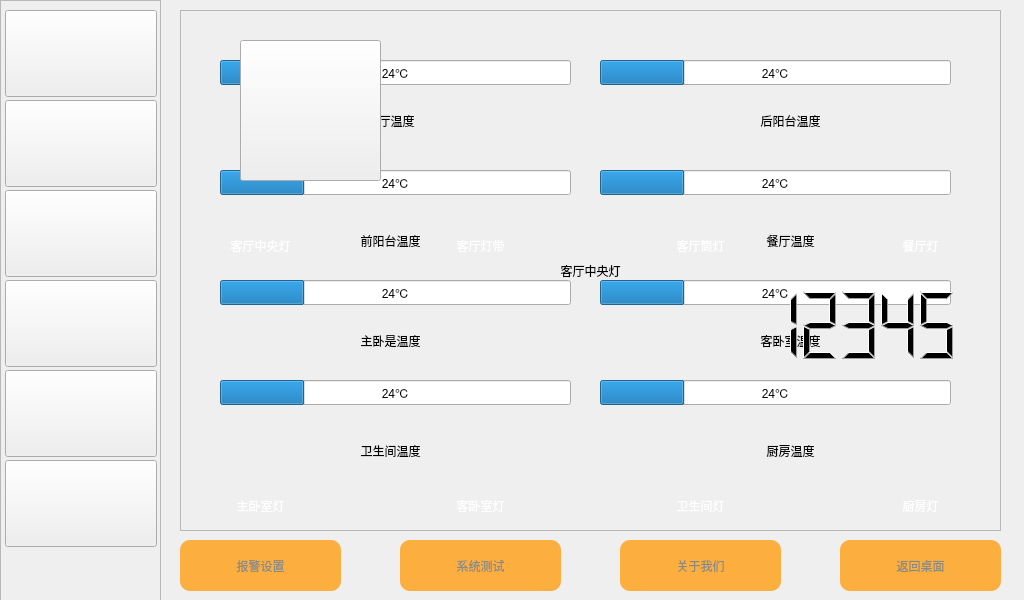
<?xml version="1.0" encoding="UTF-8"?>
<ui version="4.0">
 <class>MainPage</class>
 <widget class="QWidget" name="MainPage">
  <property name="geometry">
   <rect>
    <x>0</x>
    <y>0</y>
    <width>1024</width>
    <height>600</height>
   </rect>
  </property>
  <property name="windowTitle">
   <string>MainPage</string>
  </property>
  <widget class="QFrame" name="frame">
   <property name="geometry">
    <rect>
     <x>0</x>
     <y>0</y>
     <width>161</width>
     <height>601</height>
    </rect>
   </property>
   <property name="styleSheet">
    <string notr="true"/>
   </property>
   <property name="frameShape">
    <enum>QFrame::StyledPanel</enum>
   </property>
   <property name="frameShadow">
    <enum>QFrame::Raised</enum>
   </property>
   <widget class="QPushButton" name="pushButton_6">
    <property name="geometry">
     <rect>
      <x>5</x>
      <y>460</y>
      <width>152</width>
      <height>87</height>
     </rect>
    </property>
    <property name="text">
     <string/>
    </property>
   </widget>
   <widget class="QPushButton" name="pushButton_3">
    <property name="geometry">
     <rect>
      <x>5</x>
      <y>190</y>
      <width>152</width>
      <height>87</height>
     </rect>
    </property>
    <property name="text">
     <string/>
    </property>
   </widget>
   <widget class="QPushButton" name="pushButton_5">
    <property name="geometry">
     <rect>
      <x>5</x>
      <y>370</y>
      <width>152</width>
      <height>87</height>
     </rect>
    </property>
    <property name="text">
     <string/>
    </property>
   </widget>
   <widget class="QPushButton" name="pushButton_2">
    <property name="geometry">
     <rect>
      <x>5</x>
      <y>100</y>
      <width>152</width>
      <height>87</height>
     </rect>
    </property>
    <property name="text">
     <string/>
    </property>
   </widget>
   <widget class="QPushButton" name="pushButton_4">
    <property name="geometry">
     <rect>
      <x>5</x>
      <y>280</y>
      <width>152</width>
      <height>87</height>
     </rect>
    </property>
    <property name="text">
     <string/>
    </property>
   </widget>
   <widget class="QPushButton" name="tempButton">
    <property name="geometry">
     <rect>
      <x>5</x>
      <y>10</y>
      <width>152</width>
      <height>87</height>
     </rect>
    </property>
    <property name="text">
     <string/>
    </property>
   </widget>
  </widget>
  <widget class="QPushButton" name="pushButton_9">
   <property name="geometry">
    <rect>
     <x>620</x>
     <y>540</y>
     <width>161</width>
     <height>51</height>
    </rect>
   </property>
   <property name="styleSheet">
    <string notr="true">background-color: rgb(252, 175, 62);
color: rgb(136, 138, 133);
border:0px groove gray;
border-radius:10px;padding:2px 4px;</string>
   </property>
   <property name="text">
    <string>关于我们</string>
   </property>
  </widget>
  <widget class="QPushButton" name="pushButton_7">
   <property name="geometry">
    <rect>
     <x>180</x>
     <y>540</y>
     <width>161</width>
     <height>51</height>
    </rect>
   </property>
   <property name="styleSheet">
    <string notr="true">background-color: rgb(252, 175, 62);
color: rgb(136, 138, 133);
border:0px groove gray;
border-radius:10px;padding:2px 4px;</string>
   </property>
   <property name="text">
    <string>报警设置</string>
   </property>
  </widget>
  <widget class="QPushButton" name="pushButton_8">
   <property name="geometry">
    <rect>
     <x>400</x>
     <y>540</y>
     <width>161</width>
     <height>51</height>
    </rect>
   </property>
   <property name="styleSheet">
    <string notr="true">background-color: rgb(252, 175, 62);
color: rgb(136, 138, 133);
border:0px groove gray;
border-radius:10px;padding:2px 4px;</string>
   </property>
   <property name="text">
    <string>系统测试</string>
   </property>
  </widget>
  <widget class="QPushButton" name="pushButton_10">
   <property name="geometry">
    <rect>
     <x>840</x>
     <y>540</y>
     <width>161</width>
     <height>51</height>
    </rect>
   </property>
   <property name="styleSheet">
    <string notr="true">background-color: rgb(252, 175, 62);
color: rgb(136, 138, 133);
border:0px groove gray;
border-radius:10px;padding:2px 4px;</string>
   </property>
   <property name="text">
    <string>返回桌面</string>
   </property>
  </widget>
  <widget class="QFrame" name="lampFrame">
   <property name="geometry">
    <rect>
     <x>180</x>
     <y>10</y>
     <width>821</width>
     <height>521</height>
    </rect>
   </property>
   <property name="styleSheet">
    <string notr="true"/>
   </property>
   <property name="frameShape">
    <enum>QFrame::StyledPanel</enum>
   </property>
   <property name="frameShadow">
    <enum>QFrame::Raised</enum>
   </property>
   <widget class="QPushButton" name="pushButton">
    <property name="geometry">
     <rect>
      <x>5</x>
      <y>10</y>
      <width>150</width>
      <height>197</height>
     </rect>
    </property>
    <property name="text">
     <string/>
    </property>
    <property name="flat">
     <bool>true</bool>
    </property>
   </widget>
   <widget class="QPushButton" name="pushButton_11">
    <property name="geometry">
     <rect>
      <x>225</x>
      <y>10</y>
      <width>150</width>
      <height>197</height>
     </rect>
    </property>
    <property name="text">
     <string/>
    </property>
    <property name="flat">
     <bool>true</bool>
    </property>
   </widget>
   <widget class="QPushButton" name="pushButton_12">
    <property name="geometry">
     <rect>
      <x>445</x>
      <y>10</y>
      <width>150</width>
      <height>197</height>
     </rect>
    </property>
    <property name="text">
     <string/>
    </property>
    <property name="flat">
     <bool>true</bool>
    </property>
   </widget>
   <widget class="QPushButton" name="pushButton_13">
    <property name="geometry">
     <rect>
      <x>665</x>
      <y>10</y>
      <width>150</width>
      <height>197</height>
     </rect>
    </property>
    <property name="text">
     <string/>
    </property>
    <property name="flat">
     <bool>true</bool>
    </property>
   </widget>
   <widget class="QPushButton" name="pushButton_14">
    <property name="geometry">
     <rect>
      <x>665</x>
      <y>266</y>
      <width>150</width>
      <height>197</height>
     </rect>
    </property>
    <property name="text">
     <string/>
    </property>
    <property name="flat">
     <bool>true</bool>
    </property>
   </widget>
   <widget class="QPushButton" name="pushButton_15">
    <property name="geometry">
     <rect>
      <x>445</x>
      <y>266</y>
      <width>150</width>
      <height>197</height>
     </rect>
    </property>
    <property name="text">
     <string/>
    </property>
    <property name="flat">
     <bool>true</bool>
    </property>
   </widget>
   <widget class="QPushButton" name="pushButton_16">
    <property name="geometry">
     <rect>
      <x>5</x>
      <y>266</y>
      <width>150</width>
      <height>197</height>
     </rect>
    </property>
    <property name="text">
     <string/>
    </property>
    <property name="flat">
     <bool>true</bool>
    </property>
   </widget>
   <widget class="QPushButton" name="pushButton_17">
    <property name="geometry">
     <rect>
      <x>225</x>
      <y>266</y>
      <width>150</width>
      <height>197</height>
     </rect>
    </property>
    <property name="text">
     <string/>
    </property>
    <property name="flat">
     <bool>true</bool>
    </property>
   </widget>
   <widget class="QLabel" name="label">
    <property name="geometry">
     <rect>
      <x>10</x>
      <y>210</y>
      <width>141</width>
      <height>51</height>
     </rect>
    </property>
    <property name="styleSheet">
     <string notr="true">color: rgb(255, 255, 255);</string>
    </property>
    <property name="text">
     <string>客厅中央灯</string>
    </property>
    <property name="alignment">
     <set>Qt::AlignCenter</set>
    </property>
   </widget>
   <widget class="QLabel" name="label_2">
    <property name="geometry">
     <rect>
      <x>230</x>
      <y>210</y>
      <width>141</width>
      <height>51</height>
     </rect>
    </property>
    <property name="styleSheet">
     <string notr="true">color: rgb(255, 255, 255);</string>
    </property>
    <property name="text">
     <string>客厅灯带</string>
    </property>
    <property name="alignment">
     <set>Qt::AlignCenter</set>
    </property>
   </widget>
   <widget class="QLabel" name="label_3">
    <property name="geometry">
     <rect>
      <x>450</x>
      <y>210</y>
      <width>141</width>
      <height>51</height>
     </rect>
    </property>
    <property name="styleSheet">
     <string notr="true">color: rgb(255, 255, 255);</string>
    </property>
    <property name="text">
     <string>客厅筒灯</string>
    </property>
    <property name="alignment">
     <set>Qt::AlignCenter</set>
    </property>
   </widget>
   <widget class="QLabel" name="label_4">
    <property name="geometry">
     <rect>
      <x>670</x>
      <y>210</y>
      <width>141</width>
      <height>51</height>
     </rect>
    </property>
    <property name="styleSheet">
     <string notr="true">color: rgb(255, 255, 255);</string>
    </property>
    <property name="text">
     <string>餐厅灯</string>
    </property>
    <property name="alignment">
     <set>Qt::AlignCenter</set>
    </property>
   </widget>
   <widget class="QLabel" name="label_5">
    <property name="geometry">
     <rect>
      <x>670</x>
      <y>470</y>
      <width>141</width>
      <height>51</height>
     </rect>
    </property>
    <property name="styleSheet">
     <string notr="true">color: rgb(255, 255, 255);</string>
    </property>
    <property name="text">
     <string>厨房灯</string>
    </property>
    <property name="alignment">
     <set>Qt::AlignCenter</set>
    </property>
   </widget>
   <widget class="QLabel" name="label_6">
    <property name="geometry">
     <rect>
      <x>230</x>
      <y>470</y>
      <width>141</width>
      <height>51</height>
     </rect>
    </property>
    <property name="styleSheet">
     <string notr="true">color: rgb(255, 255, 255);</string>
    </property>
    <property name="text">
     <string>客卧室灯</string>
    </property>
    <property name="alignment">
     <set>Qt::AlignCenter</set>
    </property>
   </widget>
   <widget class="QLabel" name="label_7">
    <property name="geometry">
     <rect>
      <x>10</x>
      <y>470</y>
      <width>141</width>
      <height>51</height>
     </rect>
    </property>
    <property name="styleSheet">
     <string notr="true">color: rgb(255, 255, 255);</string>
    </property>
    <property name="text">
     <string>主卧室灯</string>
    </property>
    <property name="alignment">
     <set>Qt::AlignCenter</set>
    </property>
   </widget>
   <widget class="QLabel" name="label_8">
    <property name="geometry">
     <rect>
      <x>450</x>
      <y>470</y>
      <width>141</width>
      <height>51</height>
     </rect>
    </property>
    <property name="styleSheet">
     <string notr="true">color: rgb(255, 255, 255);</string>
    </property>
    <property name="text">
     <string>卫生间灯</string>
    </property>
    <property name="alignment">
     <set>Qt::AlignCenter</set>
    </property>
   </widget>
   <widget class="QLabel" name="lampBackLabel">
    <property name="geometry">
     <rect>
      <x>0</x>
      <y>0</y>
      <width>821</width>
      <height>521</height>
     </rect>
    </property>
    <property name="styleSheet">
     <string notr="true"/>
    </property>
    <property name="text">
     <string>客厅中央灯</string>
    </property>
    <property name="alignment">
     <set>Qt::AlignCenter</set>
    </property>
   </widget>
   <zorder>lampBackLabel</zorder>
   <zorder>pushButton</zorder>
   <zorder>pushButton_11</zorder>
   <zorder>pushButton_12</zorder>
   <zorder>pushButton_13</zorder>
   <zorder>pushButton_14</zorder>
   <zorder>pushButton_15</zorder>
   <zorder>pushButton_16</zorder>
   <zorder>pushButton_17</zorder>
   <zorder>label</zorder>
   <zorder>label_2</zorder>
   <zorder>label_3</zorder>
   <zorder>label_4</zorder>
   <zorder>label_5</zorder>
   <zorder>label_6</zorder>
   <zorder>label_7</zorder>
   <zorder>label_8</zorder>
  </widget>
  <widget class="QFrame" name="testFrame">
   <property name="geometry">
    <rect>
     <x>180</x>
     <y>10</y>
     <width>821</width>
     <height>521</height>
    </rect>
   </property>
   <property name="frameShape">
    <enum>QFrame::StyledPanel</enum>
   </property>
   <property name="frameShadow">
    <enum>QFrame::Raised</enum>
   </property>
   <widget class="QPushButton" name="pushButton_26">
    <property name="geometry">
     <rect>
      <x>60</x>
      <y>30</y>
      <width>141</width>
      <height>141</height>
     </rect>
    </property>
    <property name="text">
     <string/>
    </property>
   </widget>
   <widget class="QLabel" name="testBackLabel">
    <property name="geometry">
     <rect>
      <x>0</x>
      <y>0</y>
      <width>821</width>
      <height>521</height>
     </rect>
    </property>
    <property name="styleSheet">
     <string notr="true"/>
    </property>
    <property name="text">
     <string/>
    </property>
   </widget>
   <zorder>testBackLabel</zorder>
   <zorder>pushButton_26</zorder>
  </widget>
  <widget class="QFrame" name="tempFrame">
   <property name="geometry">
    <rect>
     <x>180</x>
     <y>10</y>
     <width>821</width>
     <height>521</height>
    </rect>
   </property>
   <property name="frameShape">
    <enum>QFrame::StyledPanel</enum>
   </property>
   <property name="frameShadow">
    <enum>QFrame::Raised</enum>
   </property>
   <widget class="QProgressBar" name="progressBar">
    <property name="geometry">
     <rect>
      <x>40</x>
      <y>50</y>
      <width>351</width>
      <height>25</height>
     </rect>
    </property>
    <property name="styleSheet">
     <string notr="true"/>
    </property>
    <property name="value">
     <number>24</number>
    </property>
    <property name="format">
     <string>%p℃</string>
    </property>
   </widget>
   <widget class="QProgressBar" name="progressBar_2">
    <property name="geometry">
     <rect>
      <x>420</x>
      <y>50</y>
      <width>351</width>
      <height>25</height>
     </rect>
    </property>
    <property name="styleSheet">
     <string notr="true"/>
    </property>
    <property name="value">
     <number>24</number>
    </property>
    <property name="format">
     <string>%p℃</string>
    </property>
   </widget>
   <widget class="QProgressBar" name="progressBar_3">
    <property name="geometry">
     <rect>
      <x>420</x>
      <y>160</y>
      <width>351</width>
      <height>25</height>
     </rect>
    </property>
    <property name="styleSheet">
     <string notr="true"/>
    </property>
    <property name="value">
     <number>24</number>
    </property>
    <property name="format">
     <string>%p℃</string>
    </property>
   </widget>
   <widget class="QProgressBar" name="progressBar_4">
    <property name="geometry">
     <rect>
      <x>40</x>
      <y>160</y>
      <width>351</width>
      <height>25</height>
     </rect>
    </property>
    <property name="styleSheet">
     <string notr="true"/>
    </property>
    <property name="value">
     <number>24</number>
    </property>
    <property name="format">
     <string>%p℃</string>
    </property>
   </widget>
   <widget class="QProgressBar" name="progressBar_5">
    <property name="geometry">
     <rect>
      <x>420</x>
      <y>270</y>
      <width>351</width>
      <height>25</height>
     </rect>
    </property>
    <property name="styleSheet">
     <string notr="true"/>
    </property>
    <property name="value">
     <number>24</number>
    </property>
    <property name="format">
     <string>%p℃</string>
    </property>
   </widget>
   <widget class="QProgressBar" name="progressBar_6">
    <property name="geometry">
     <rect>
      <x>40</x>
      <y>270</y>
      <width>351</width>
      <height>25</height>
     </rect>
    </property>
    <property name="styleSheet">
     <string notr="true"/>
    </property>
    <property name="value">
     <number>24</number>
    </property>
    <property name="format">
     <string>%p℃</string>
    </property>
   </widget>
   <widget class="QProgressBar" name="progressBar_7">
    <property name="geometry">
     <rect>
      <x>420</x>
      <y>370</y>
      <width>351</width>
      <height>25</height>
     </rect>
    </property>
    <property name="styleSheet">
     <string notr="true"/>
    </property>
    <property name="value">
     <number>24</number>
    </property>
    <property name="format">
     <string>%p℃</string>
    </property>
   </widget>
   <widget class="QProgressBar" name="progressBar_8">
    <property name="geometry">
     <rect>
      <x>40</x>
      <y>370</y>
      <width>351</width>
      <height>25</height>
     </rect>
    </property>
    <property name="styleSheet">
     <string notr="true"/>
    </property>
    <property name="value">
     <number>24</number>
    </property>
    <property name="format">
     <string>%p℃</string>
    </property>
   </widget>
   <widget class="QLabel" name="label_17">
    <property name="geometry">
     <rect>
      <x>90</x>
      <y>90</y>
      <width>241</width>
      <height>41</height>
     </rect>
    </property>
    <property name="text">
     <string>客厅温度</string>
    </property>
    <property name="alignment">
     <set>Qt::AlignCenter</set>
    </property>
   </widget>
   <widget class="QLabel" name="label_18">
    <property name="geometry">
     <rect>
      <x>490</x>
      <y>90</y>
      <width>241</width>
      <height>41</height>
     </rect>
    </property>
    <property name="text">
     <string>后阳台温度</string>
    </property>
    <property name="alignment">
     <set>Qt::AlignCenter</set>
    </property>
   </widget>
   <widget class="QLabel" name="label_19">
    <property name="geometry">
     <rect>
      <x>490</x>
      <y>210</y>
      <width>241</width>
      <height>41</height>
     </rect>
    </property>
    <property name="text">
     <string>餐厅温度</string>
    </property>
    <property name="alignment">
     <set>Qt::AlignCenter</set>
    </property>
   </widget>
   <widget class="QLabel" name="label_20">
    <property name="geometry">
     <rect>
      <x>90</x>
      <y>210</y>
      <width>241</width>
      <height>41</height>
     </rect>
    </property>
    <property name="text">
     <string>前阳台温度</string>
    </property>
    <property name="alignment">
     <set>Qt::AlignCenter</set>
    </property>
   </widget>
   <widget class="QLabel" name="label_21">
    <property name="geometry">
     <rect>
      <x>490</x>
      <y>310</y>
      <width>241</width>
      <height>41</height>
     </rect>
    </property>
    <property name="text">
     <string>客卧室温度</string>
    </property>
    <property name="alignment">
     <set>Qt::AlignCenter</set>
    </property>
   </widget>
   <widget class="QLabel" name="label_22">
    <property name="geometry">
     <rect>
      <x>90</x>
      <y>310</y>
      <width>241</width>
      <height>41</height>
     </rect>
    </property>
    <property name="text">
     <string>主卧是温度</string>
    </property>
    <property name="alignment">
     <set>Qt::AlignCenter</set>
    </property>
   </widget>
   <widget class="QLabel" name="label_23">
    <property name="geometry">
     <rect>
      <x>490</x>
      <y>420</y>
      <width>241</width>
      <height>41</height>
     </rect>
    </property>
    <property name="text">
     <string>厨房温度</string>
    </property>
    <property name="alignment">
     <set>Qt::AlignCenter</set>
    </property>
   </widget>
   <widget class="QLabel" name="label_24">
    <property name="geometry">
     <rect>
      <x>90</x>
      <y>420</y>
      <width>241</width>
      <height>41</height>
     </rect>
    </property>
    <property name="text">
     <string>卫生间温度</string>
    </property>
    <property name="alignment">
     <set>Qt::AlignCenter</set>
    </property>
   </widget>
   <widget class="QLabel" name="backLabel">
    <property name="geometry">
     <rect>
      <x>0</x>
      <y>0</y>
      <width>821</width>
      <height>521</height>
     </rect>
    </property>
    <property name="text">
     <string/>
    </property>
   </widget>
   <zorder>backLabel</zorder>
   <zorder>progressBar</zorder>
   <zorder>progressBar_2</zorder>
   <zorder>progressBar_3</zorder>
   <zorder>progressBar_4</zorder>
   <zorder>progressBar_5</zorder>
   <zorder>progressBar_6</zorder>
   <zorder>progressBar_7</zorder>
   <zorder>progressBar_8</zorder>
   <zorder>label_17</zorder>
   <zorder>label_18</zorder>
   <zorder>label_19</zorder>
   <zorder>label_20</zorder>
   <zorder>label_21</zorder>
   <zorder>label_22</zorder>
   <zorder>label_23</zorder>
   <zorder>label_24</zorder>
  </widget>
  <widget class="QLabel" name="allBackLabel">
   <property name="geometry">
    <rect>
     <x>0</x>
     <y>0</y>
     <width>1024</width>
     <height>600</height>
    </rect>
   </property>
   <property name="text">
    <string/>
   </property>
  </widget>
  <widget class="QLCDNumber" name="lcdNumber">
   <property name="geometry">
    <rect>
     <x>200</x>
     <y>270</y>
     <width>771</width>
     <height>111</height>
    </rect>
   </property>
   <property name="lineWidth">
    <number>0</number>
   </property>
   <property name="digitCount">
    <number>19</number>
   </property>
   <property name="value" stdset="0">
    <double>12345.000000000000000</double>
   </property>
  </widget>
  <zorder>allBackLabel</zorder>
  <zorder>lampFrame</zorder>
  <zorder>frame</zorder>
  <zorder>pushButton_9</zorder>
  <zorder>pushButton_7</zorder>
  <zorder>pushButton_8</zorder>
  <zorder>pushButton_10</zorder>
  <zorder>tempFrame</zorder>
  <zorder>testFrame</zorder>
  <zorder>lcdNumber</zorder>
 </widget>
 <layoutdefault spacing="6" margin="11"/>
 <resources/>
 <connections/>
</ui>
